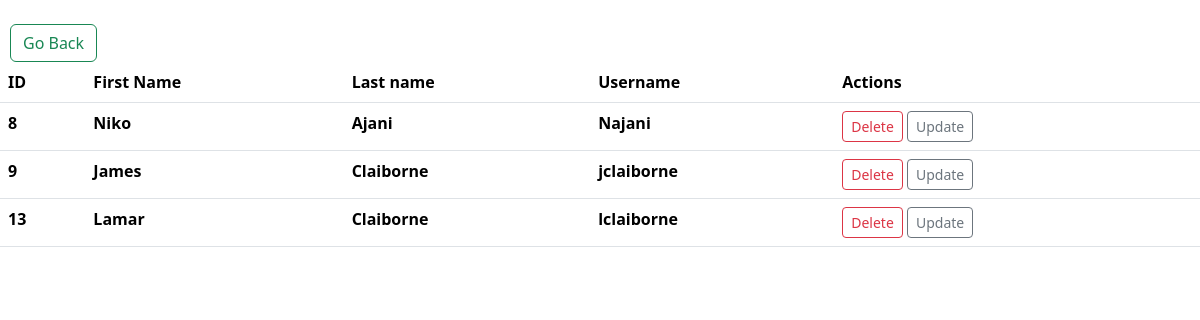
Page /serenity/staff/ (signed in) on the earlier database version.
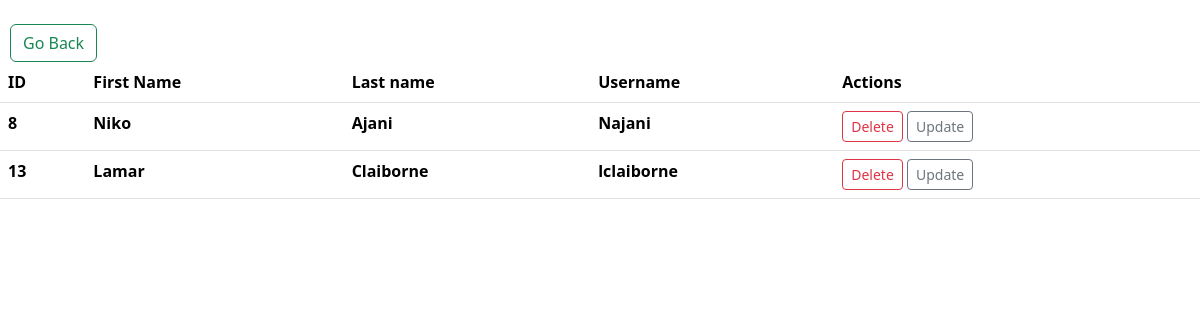
Same page on the later database version.
### SCC_app/models.py (models this page shows)
class Staff(models.Model):
    first_name = models.CharField(max_length=30)
    last_name = models.CharField(max_length =30)
    username = models.CharField(max_length=30)
    is_admin = models.BooleanField(default=False)
    password = models.CharField(max_length=225)
    created_at = models.DateTimeField(auto_now_add=True)
    updated_at = models.DateTimeField(auto_now=True)

### SCC_app/views.py (the view)
# urls.py: path('serenity/staff/', views.AllStaff, name='all-staff'),
def AllStaff(request):
    if 'staff_id' not in request.session:
        return redirect('/serenity/staff/login/')
    context = {
        'all_staff': Staff.objects.all()
    }
    return render(request, 'all_staff.html', context )

### SCC_app/templates/all_staff.html (shortened to what this page needs)
<!DOCTYPE html>
<html lang="en">
<head>
    <link href="https://cdn.jsdelivr.net/npm/bootstrap@5.3.1/dist/css/bootstrap.min.css" rel="stylesheet">
    {%load static %}
    <link rel="stylesheet" href="{% static 'css/style.css' %}">
</head>
<body style="background-color: white;">
    <div class="row justify-content-start mt-4">
        <div class="col-auto">
            <a  style="margin-left: 10px;" href="/serenity/checked_in/users/"  class="btn btn-outline-success">Go Back</a>
        </div>
    </div>
    <div>
        <table class="table">
            <thead>
                <tr>
                    <th scope="col">ID</th>
                    <th scope="col">First Name</th>
                    <th scope="col">Last name</th>
                    <th scope="col">Username</th>
                    <th scope="col">Actions</th>
                </tr>
            </thead>
            <tbody>
                {% for staff in all_staff%}
                <tr>
                    <th scope="row">{{staff.id}}</th>
                    <td>{{staff.first_name}}</td>
                    <td>{{staff.last_name}}</td>
                    <td>{{staff.username}}</td>
                    <td>
                        <a class="btn btn-outline-danger btn-sm" href="/serenity/delete/staff/{{staff.id}}/" >Delete</a>
                        <a class="btn btn-outline-secondary btn-sm" href="/serenity/edit/staff/{{staff.id}}/" >Update</a>
                    </td>
                </tr>
                {%endfor%}
            </tbody>
        </table>
</body>
</html>

Differences in the rows shown:
removed Staff: id "9", first_name "James", last_name "Claiborne", username "jclaiborne"
